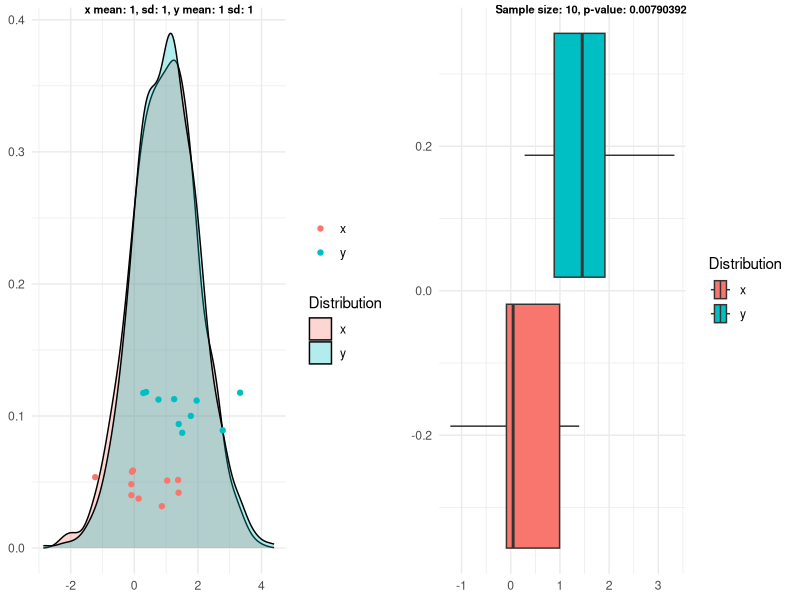
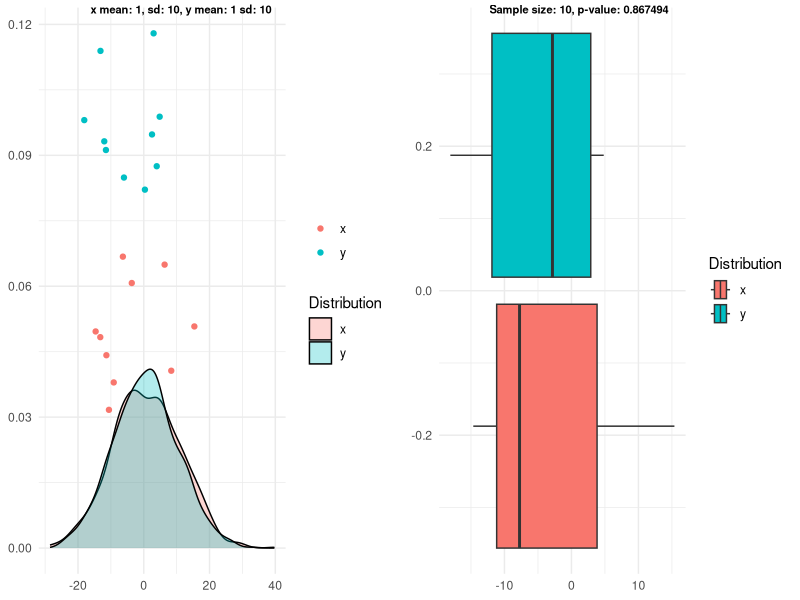
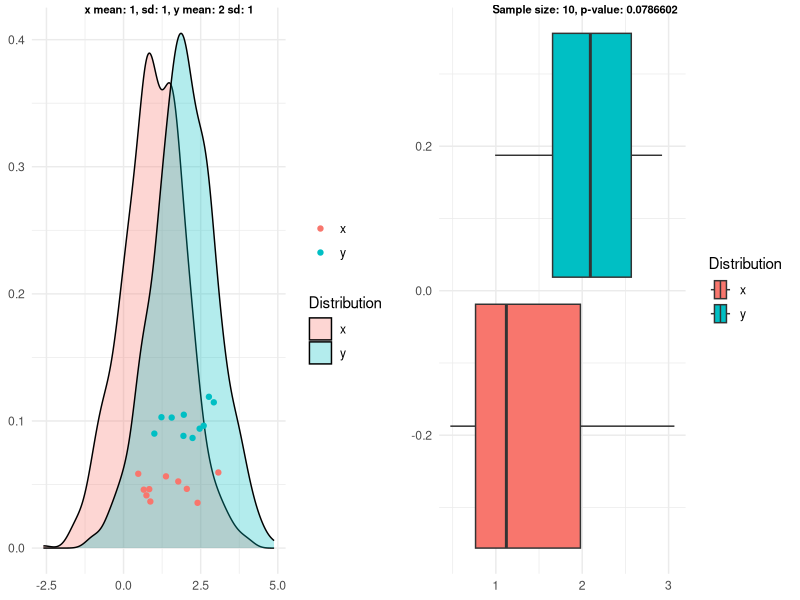
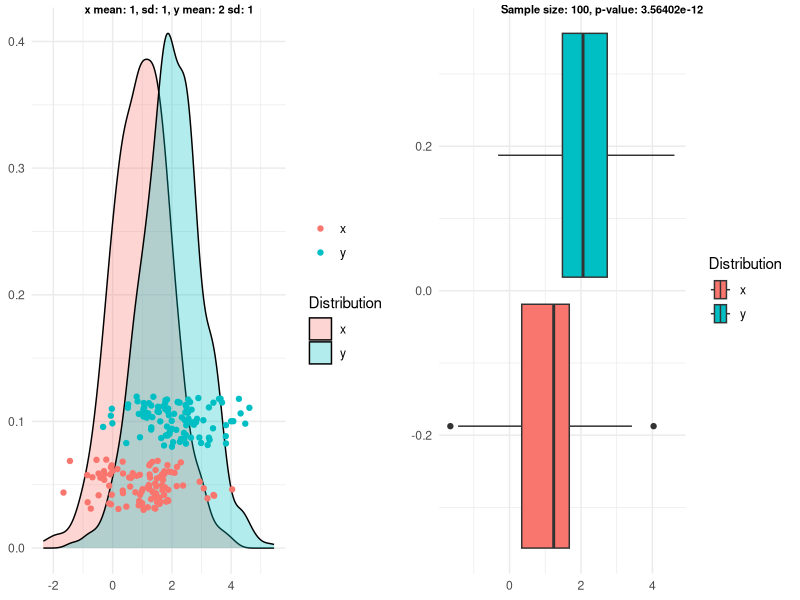
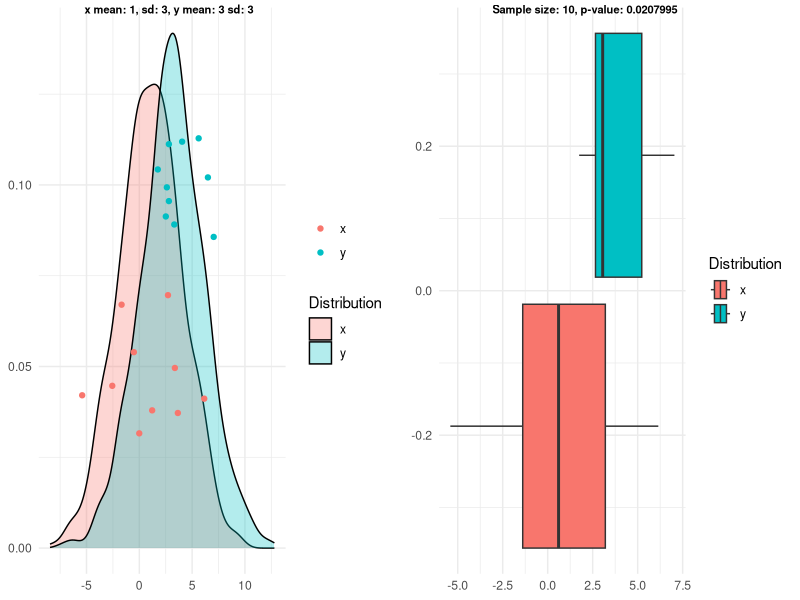
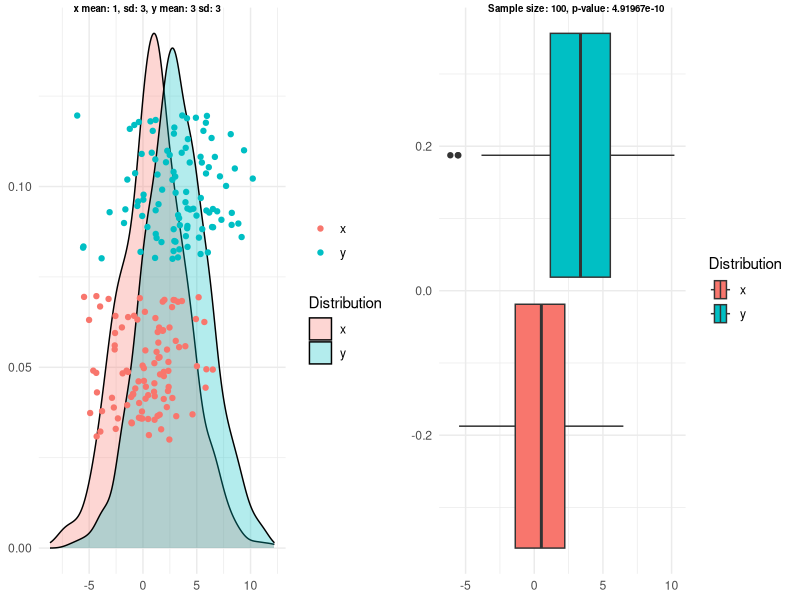
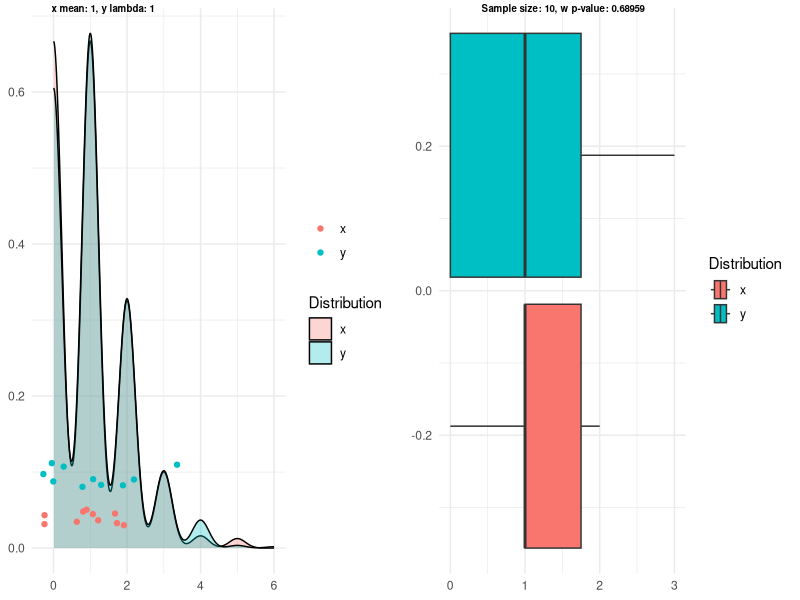
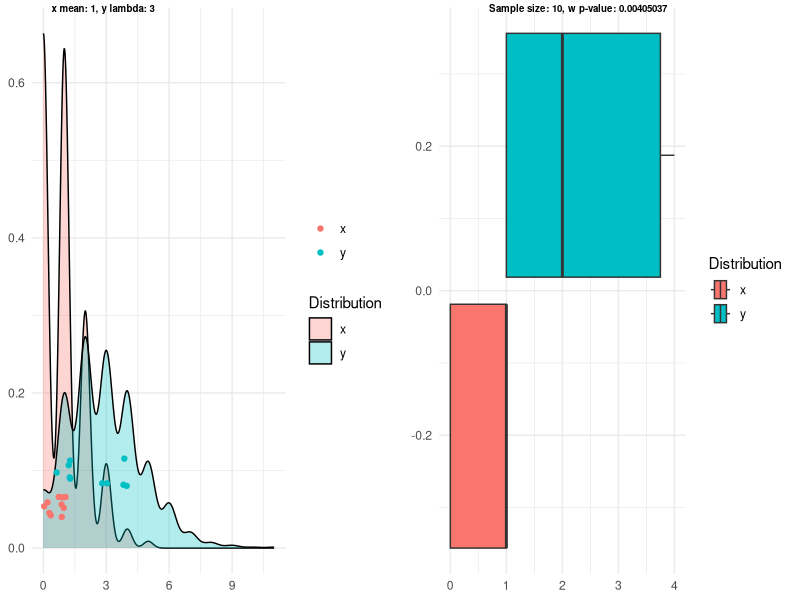

Generate these figures, in order, with R:
## ---- chunk 1
knitr::opts_chunk$set(echo = TRUE)
library(tidyverse)
library(ggpubr)
set.seed(8)
theme_set(theme_minimal())
## ---- chunk 2

population_plot <- function(x,y){
  tibble(
    data = x,
    dist = "x"
  ) %>% 
  rbind(
    tibble(
      data = y,
      dist = "y"
    )
  ) %>% 
  ggplot(.) + 
    geom_density(aes(x = data, fill = dist), alpha = 0.3)
}

add_samples <- function(pplot, x_samples, y_samples) {
  samples_df <- tibble(
    data = x_samples,
    y_coord = 0.05,
    dist = "x"
  ) %>% 
  rbind(
    tibble(
      data = y_samples,
      dist = "y", 
      y_coord = 0.1
    )
  )
  pplot +
    geom_jitter(data = samples_df, aes(x = data, y = y_coord, color = dist)) + 
    labs(
      x = NULL,
      y = NULL, 
      fill = "Distribution", 
      color = NULL
    ) 
    
}

boxplot <- function(x_samples, y_samples) {
  samples_df <- tibble(
    data = x_samples,
    y_coord = 0.05,
    dist = "x"
  ) %>% 
  rbind(
    tibble(
      data = y_samples,
      dist = "y", 
      y_coord = 0.1
    )
  )
  ggplot(samples_df) + 
    geom_boxplot(aes(x=data, fill = dist)) + 
    theme_minimal() + 
    labs(
      x = NULL,
      y = NULL, 
      fill = "Distribution"
    )
}
## ---- chunk 3
x_mean <- 1 
y_mean <- 1
x_sd <- 1
y_sd <- 1
x <- rnorm(1000, mean = x_mean, sd = x_sd)
y <- rnorm(1000, mean = y_mean, sd = y_sd)

n <- 10
x_samples <- sample(x, n)
y_samples <- sample(y, n)

pop <- population_plot(x,y) %>% 
  add_samples(x_samples, y_samples)
box <- boxplot(x_samples, y_samples)

test <- t.test(x_samples, y_samples)

label1 = sprintf("x mean: %d, sd: %d, y mean: %d sd: %d", x_mean, x_sd, y_mean, y_sd)
label2 = sprintf("Sample size: %d, p-value: %g", n, test$p.value)
ggarrange(pop, box, labels = c(label1, label2), font.label = list(size = 8))

## ---- chunk 4
x_mean <- 1 
y_mean <- 1
x_sd <- 10
y_sd <- 10
x <- rnorm(1000, mean = x_mean, sd = x_sd)
y <- rnorm(1000, mean = y_mean, sd = y_sd)

n <- 10
x_samples <- sample(x, n)
y_samples <- sample(y, n)

pop <- population_plot(x,y) %>% 
  add_samples(x_samples, y_samples)
box <- boxplot(x_samples, y_samples)

test <- t.test(x_samples, y_samples)

label1 = sprintf("x mean: %d, sd: %d, y mean: %d sd: %d", x_mean, x_sd, y_mean, y_sd)
label2 = sprintf("Sample size: %d, p-value: %g", n, test$p.value)
ggarrange(pop, box, labels = c(label1, label2), font.label = list(size = 8))

## ---- chunk 5
x_mean <- 1 
y_mean <- 2
x_sd <- 1
y_sd <- 1
x <- rnorm(1000, mean = x_mean, sd = x_sd)
y <- rnorm(1000, mean = y_mean, sd = y_sd)

n <- 10
x_samples <- sample(x, n)
y_samples <- sample(y, n)

pop <- population_plot(x,y) %>% 
  add_samples(x_samples, y_samples)
box <- boxplot(x_samples, y_samples)

test <- t.test(x_samples, y_samples)

label1 = sprintf("x mean: %d, sd: %d, y mean: %d sd: %d", x_mean, x_sd, y_mean, y_sd)
label2 = sprintf("Sample size: %d, p-value: %g", n, test$p.value)
ggarrange(pop, box, labels = c(label1, label2), font.label = list(size = 8))

## ---- chunk 6
x_mean <- 1 
y_mean <- 2
x_sd <- 1
y_sd <- 1
x <- rnorm(1000, mean = x_mean, sd = x_sd)
y <- rnorm(1000, mean = y_mean, sd = y_sd)

n <- 100
x_samples <- sample(x, n)
y_samples <- sample(y, n)

pop <- population_plot(x,y) %>% 
  add_samples(x_samples, y_samples)
box <- boxplot(x_samples, y_samples)

test <- t.test(x_samples, y_samples)

label1 = sprintf("x mean: %d, sd: %d, y mean: %d sd: %d", x_mean, x_sd, y_mean, y_sd)
label2 = sprintf("Sample size: %d, p-value: %g", n, test$p.value)
ggarrange(pop, box, labels = c(label1, label2), font.label = list(size = 8))

## ---- chunk 7
x_mean <- 1 
y_mean <- 3
x_sd <- 3
y_sd <- 3
x <- rnorm(1000, mean = x_mean, sd = x_sd)
y <- rnorm(1000, mean = y_mean, sd = y_sd)

n <- 10
x_samples <- sample(x, n)
y_samples <- sample(y, n)

pop <- population_plot(x,y) %>% 
  add_samples(x_samples, y_samples)
box <- boxplot(x_samples, y_samples)

test <- t.test(x_samples, y_samples)

label1 = sprintf("x mean: %d, sd: %d, y mean: %d sd: %d", x_mean, x_sd, y_mean, y_sd)
label2 = sprintf("Sample size: %d, p-value: %g", n, test$p.value)
ggarrange(pop, box, labels = c(label1, label2), font.label = list(size = 8))

## ---- chunk 8
x_mean <- 1 
y_mean <- 3
x_sd <- 3
y_sd <- 3
x <- rnorm(1000, mean = x_mean, sd = x_sd)
y <- rnorm(1000, mean = y_mean, sd = y_sd)

n <- 100
x_samples <- sample(x, n)
y_samples <- sample(y, n)

pop <- population_plot(x,y) %>% 
  add_samples(x_samples, y_samples)
box <- boxplot(x_samples, y_samples)

test <- t.test(x_samples, y_samples)

label1 = sprintf("x mean: %d, sd: %d, y mean: %d sd: %d", x_mean, x_sd, y_mean, y_sd)
label2 = sprintf("Sample size: %d, p-value: %g", n, test$p.value)
ggarrange(pop, box, labels = c(label1, label2), font.label = list(size = 7))

## ---- chunk 9
x_mean <- 1 
y_mean <- 1
x <- rpois(1000, lambda  = x_mean)
y <- rpois(1000, lambda  = y_mean)

n <- 10
x_samples <- sample(x, n)
y_samples <- sample(y, n)

pop <- population_plot(x,y) %>% 
  add_samples(x_samples, y_samples)
box <- boxplot(x_samples, y_samples)

test <- wilcox.test(x_samples, y_samples)

label1 = sprintf("x mean: %d, y lambda: %d", x_mean, y_mean)
label2 = sprintf("Sample size: %d, w p-value: %g", n, test$p.value)
ggarrange(pop, box, labels = c(label1, label2), font.label = list(size = 7))

## ---- chunk 10
x_mean <- 1 
y_mean <- 3
x <- rpois(1000, lambda  = x_mean)
y <- rpois(1000, lambda  = y_mean)

n <- 10
x_samples <- sample(x, n)
y_samples <- sample(y, n)

pop <- population_plot(x,y) %>% 
  add_samples(x_samples, y_samples)
box <- boxplot(x_samples, y_samples)

test <- wilcox.test(x_samples, y_samples)

label1 = sprintf("x mean: %d, y lambda: %d", x_mean, y_mean)
label2 = sprintf("Sample size: %d, w p-value: %g", n, test$p.value)
ggarrange(pop, box, labels = c(label1, label2), font.label = list(size = 7))

